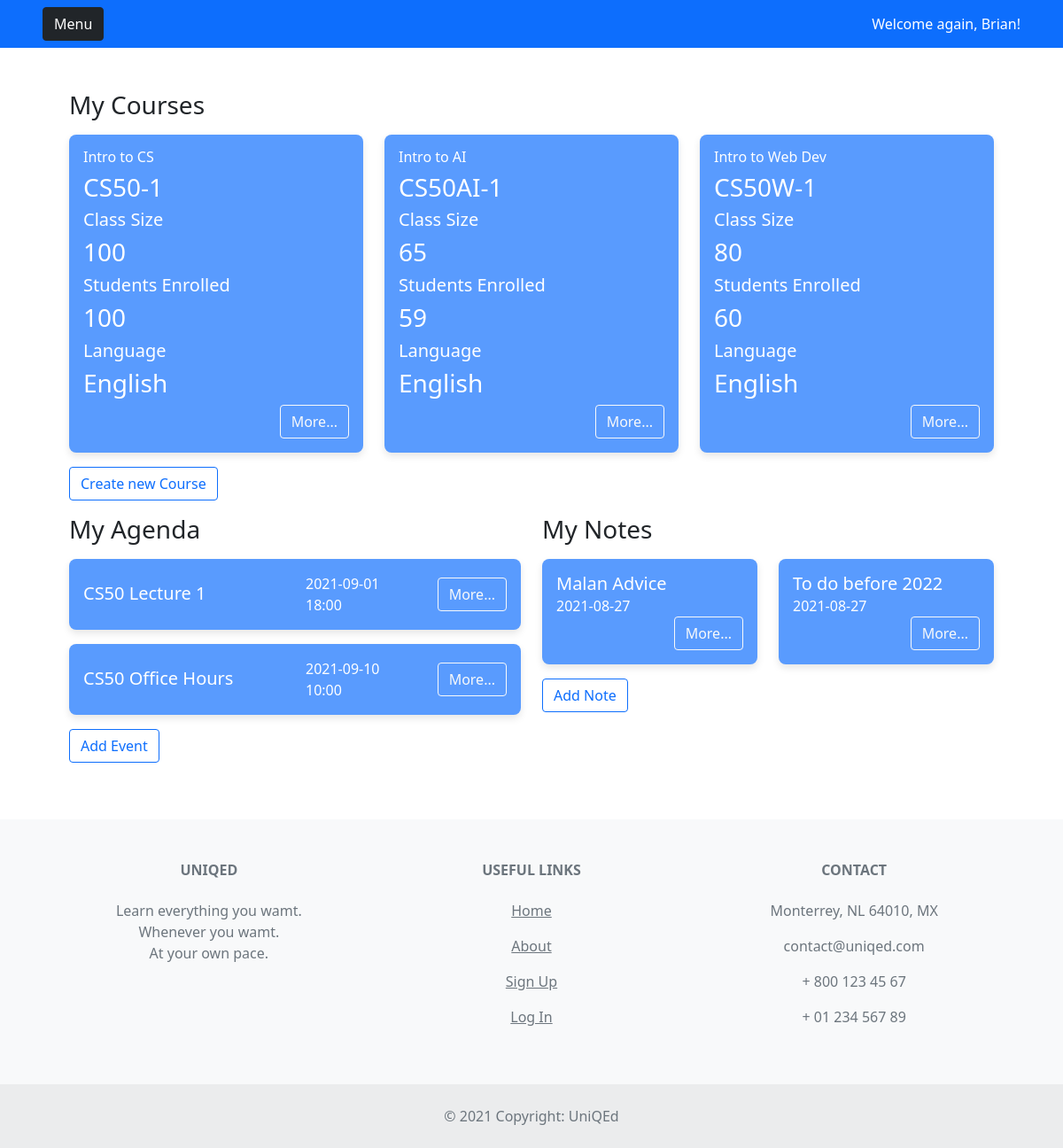
The page /home (signed in) on the database its author committed.
### tables this page shows
CREATE TABLE 'courses' ('id' text PRIMARY KEY NOT NULL, 'key' text NOT NULL, 'section' integer NOT NULL, 'name' text NOT NULL, 'teacher_id' integer NOT NULL, 'available' integer NOT NULL, 'remaining' integer NOT NULL, 'language' text NOT NULL);

CREATE TABLE 'events' ('id' integer PRIMARY KEY NOT NULL, 'user_id' integer NOT NULL, 'title' text NOT NULL, 'date' date NOT NULL, 'time' time NOT NULL, 'description' text NOT NULL);

CREATE TABLE 'notes' ('id' integer PRIMARY KEY NOT NULL, 'title' text NOT NULL, 'date' datetime NOT NULL DEFAULT CURRENT_DATE, 'description' text NOT NULL, 'user_id'  INTEGER NOT NULL  );

### application.py (the view)
@app.route("/home")
@login_required
def home():
    events = db.execute('SELECT * FROM events WHERE user_id=? ORDER BY date', session['user_id'])
    notes = db.execute('SELECT * FROM notes WHERE user_id=? ORDER BY date DESC', session['user_id'])
    if session['role'] == 'student':
        return render_template_logged_in("homeStudent.html", events=events, notes=notes)
    elif session['role'] == 'teacher':
        return render_template_logged_in("homeTeacher.html", events=events, notes=notes)
    else:
        return apology("Error handling your request. Try again.", 400)

### application.py (called while the page is built)
def render_template_logged_in(template, **args):
    if session['role'] == 'student':
        courses = db.execute('SELECT c.*, t.fname, t.lname FROM courses c INNER JOIN users t ON c.teacher_id=t.id WHERE c.id IN (SELECT course_id FROM enrrollments WHERE student_id=?) ', session['user_id'])
    elif session['role'] == 'teacher':
        courses = db.execute('SELECT * FROM courses WHERE teacher_id=? ORDER BY id', session['user_id'])
    return render_template(template, **args, session=session, courses=courses)

### helpers.py (called while the page is built)
def login_required(f):
    @wraps(f)
    def decorated_function(*args, **kwargs):
        if session.get("user_id") is None:
            return redirect("/login")
        return f(*args, **kwargs)
    return decorated_function

### templates/homeTeacher.html (shortened to what this page needs)
{% extends "layoutHome.html" %}
{% block main %}
        <h2 class="h3 mb-3">My Courses</h1>
        <div class='row courses'>
            {% if courses|length > 0 %}
                {% for course in courses %}
                <div class="col-sm-6 col-md-4 mb-3">
                  <div class="card home-card">
                    <div class="card-body">
                      <h6 class="mb-2">{{course['name']}}</h6>
                      <h3 class="mb-2">{{course['id']}}</h3>
                      <h5 class="mb-2">Class Size</h5>
                      <h5 class="h3 mb-2">{{course['available']}}</h5>
                      <h5 class="mb-2">Students Enrolled </h5>
                      <h5 class="h3 mb-2">{{ course['available'] - course['remaining'] }}</h5>
                      <h5 class="mb-2">Language </h5>
                      <h5 class="h3 mb-2">{{ course['language'] }}</h5>
                      <div class="col-12 d-flex justify-content-end">
                        <form action="/course/{{course['id']}}">
                          <button type="submit" class="btn btn-outline-light">More...</button>
                        </form>
                      </div>
                    </div>
                  </div>
                </div>
                {% endfor %}
            {% else %}
                <div class="col-xs-12">
                  <h6 class="mb-3">You have not registered courses.</h1>
                </div>
            {% endif %}
        </div>
        <button type="button" class="btn btn-outline-primary mb-3" data-bs-toggle="modal" data-bs-target="#createCourseModal">Create new Course</button>
        <div class='row'>
          <div class='col-lg-6'>
            <h2 class="h3 mb-3">My Agenda</h1>
            <div class='row'>
              {% if events|length > 0 %}
                  {% for event in events %}
                  <div class="col-sm-12 mb-3">
                    <div class="card home-card">
                      <div class="card-body">
                        <div class="row align-items-center">
                          <div class="col-sm-6">
                              <span class="h5 m-0" id="eventTitle{{ event['id']}}">{{ event['title']}}</span>
                          </div>
                          <div class="col-sm-3">
                              <span class="h6 m-0" id="eventDate{{ event['id']}}">{{ event['date']}}</span>
                              <span class="h6 m-0" id="eventTime{{ event['id']}}">{{ event['time']}}</span>
                          </div>
                          <div class="col-sm-3 d-flex justify-content-end">
                              <button type="button" class="btn btn-outline-light" data-bs-id="{{ event['id']}}" data-bs-toggle="modal" data-bs-target="#eventDescriptionModal">More...</button>
                          </div>
                        </div>
                      </div>
                    </div>
                  </div>
                  {% endfor %}
              {% else %}
                  <div class="col-xs-12">
                    <h6 class="display-10 mb-3">You have not scheduled events.</h1>
                  </div>
              {% endif %}
            </div>
            <button type="button" class="btn btn-outline-primary mb-3" data-bs-toggle="modal" data-bs-target="#addEventModal">Add Event</button>
          </div>
          <div class='col-lg-6'>
            <h2 class="h3 mb-3">My Notes</h1>
            <div class='row notes'>
              {% if notes|length > 0 %}
                  {% for note in notes %}
                  <div class="col-sm-6 mb-3">
                    <div class="card home-card">
                      <div class="card-body">
                        <div class="row">
                          <div class="col-12">
                              <span class="h5 m-0" id="noteTitle{{ note['id']}}">{{ note['title']}}</span>
                          </div>
                          <div class="col-12">
                              <span class="h6 m-0" id="noteDate{{ note['id']}}">{{ note['date']}}</span>
                          </div>
                          <div class="col-12 d-flex justify-content-end">
                              <button type="button" class="btn btn-outline-light" data-bs-id="{{ note['id']}}" data-bs-toggle="modal" data-bs-target="#noteDescriptionModal">More...</button>
                          </div>
                        </div>
                      </div>
                    </div>
                  </div>
                  {% endfor %}
              {% else %}
                  <div class="col-xs-12">
                    <h6 class="display-10 mb-3">You don't have any note.</h1>
                  </div>
              {% endif %}
            </div>
          <button type="button" class="btn btn-outline-primary mb-3" data-bs-toggle="modal" data-bs-target="#addNoteModal">Add Note</button>
          </div>
        </div>
{% endblock %}

### static/styles.css (style rules this page uses)
.home-card { font-weight: 600; color: white; background-color: rgba(89,155,254, 1); box-shadow: 0 0.25rem 0.5rem 0 rgba(0, 0, 0, 0.1); border: none; border-radius: 0.5rem; }

### rows shown on the page
courses: name "Intro to CS", id "CS50-1", available "100", course['available']-course['remaining'] "100", language "English"
courses: name "Intro to AI", id "CS50AI-1", available "65", course['available']-course['remaining'] "59", language "English"
courses: name "Intro to Web Dev", id "CS50W-1", available "80", course['available']-course['remaining'] "60", language "English"
events: title "CS50 Lecture 1", date "2021-09-01", time "18:00"
events: title "CS50 Office Hours", date "2021-09-10", time "10:00"
notes: title "Malan Advice", date "2021-08-27"
notes: title "To do before 2022", date "2021-08-27"

### other values the page prints
{{ session['fname'] }} "Brian"
